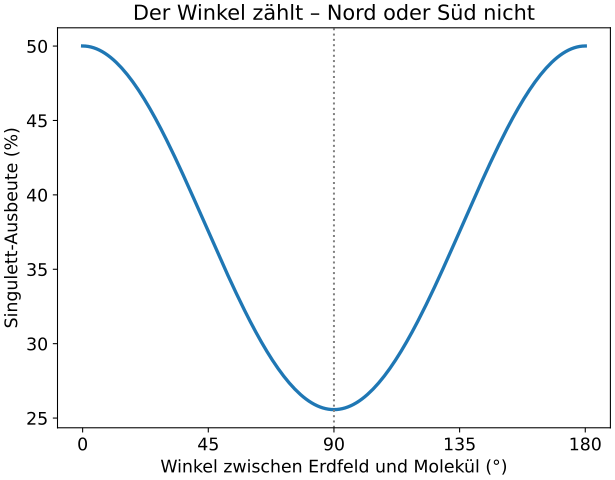

Python code for this plot:
# radical_pair.py – Aus „Der Quantenkompass des Rotkehlchens“
# https://wildbionics.com/de/artikel/rotkehlchen-magnetkompass/ · Code: MIT-Lizenz
# Braucht: python3 -m pip install numpy matplotlib
# Starten: python3 radical_pair.py   (https://wildbionics.com/de/code-ausfuehren/)

import numpy as np
import matplotlib.pyplot as plt

# Naturkonstanten
GAMMA_E = 1.760859e11     # gyromagnetisches Verhältnis des Elektrons (rad s⁻¹ T⁻¹)
MU_B = 9.2740101e-24      # Bohrsches Magneton (J/T)
K_B = 1.380649e-23        # Boltzmann-Konstante (J/K)
H = 6.62607015e-34        # Planck-Konstante (J s)

# Modell – ein minimales Radikalpaar (Annahmen, siehe Text)
B_EARTH = 50e-6           # Erdmagnetfeld (T), etwa 50 µT
HYPERFINE = 1.0e-3        # axiale Hyperfeinkopplung von Elektron 1 an einen Kern (T)
ANISOTROPY = (0.0, 0.0, 1.0)   # Hyperfeintensor diag(x, y, z) in Einheiten von HYPERFINE: rein axial
LIFETIME = 1e-6           # Lebensdauer des Radikalpaars (s); Reaktionsrate k = 1/LIFETIME

# Warum das erstaunt: magnetische Energie eines Elektronenspins im Erdfeld gegen Wärme
zeeman = 2 * MU_B * B_EARTH
print(f"magnetische Energie / Wärmeenergie bei 37 °C: {zeeman / (K_B * 310):.0e}")
print(f"Elektronenspins präzedieren im Erdfeld mit {GAMMA_E * B_EARTH / (2 * np.pi) / 1e6:.1f} MHz")

# Spinoperatoren für Spin 1/2, kombiniert für Elektron 1, Elektron 2 und den Kern (8 Zustände)
sx, sy, sz = (np.array(m, dtype=complex) / 2 for m in ([[0, 1], [1, 0]], [[0, -1j], [1j, 0]], [[1, 0], [0, -1]]))
one = np.eye(2)
def op(a, b, c):
    return np.kron(np.kron(a, b), c)
spin = (sx, sy, sz)
S1 = [op(s, one, one) for s in spin]                     # Elektron 1
S2 = [op(one, s, one) for s in spin]                     # Elektron 2
S1_I = [op(s, one, s) for s in spin]                     # Produkte S1x·Ix, S1y·Iy, S1z·Iz
singlet = 0.25 * np.eye(8) - sum(op(s, s, one) for s in spin)     # Projektor auf den Singulett-Zustand


def singlet_yield(theta):
    """Anteil der Radikalpaare, die aus dem Singulett reagieren; Feld im Winkel theta zum Molekül."""
    b = np.array([np.sin(theta), 0.0, np.cos(theta)])
    w = GAMMA_E * B_EARTH
    zeeman_h = w * sum(bi * (s1 + s2) for bi, s1, s2 in zip(b, S1, S2))
    hyperfine_h = GAMMA_E * HYPERFINE * sum(a * si for a, si in zip(ANISOTROPY, S1_I))
    energies, states = np.linalg.eigh(zeeman_h + hyperfine_h)
    p = np.einsum("im,ij,jn->mn", states.conj(), singlet, states)   # Singulett-Projektor in der Eigenbasis
    k = 1 / LIFETIME
    omega = energies[:, None] - energies[None, :]
    return float(np.sum(np.abs(p) ** 2 * k**2 / (k**2 + omega**2)).real / 2)   # Tr(singlet) = 2


angles = np.radians(np.linspace(0, 180, 181))
yields = np.array([singlet_yield(a) for a in angles])
print(f"Singulett-Ausbeute: {yields[0]:.4f} längs der Feldachse, {yields[90]:.4f} quer dazu")
print(f"Kompass-Signal (max − min): {100 * (yields.max() - yields.min()):.2f} % aller Paare")
print(f"Nord und Süd sehen gleich aus – Ausbeute bei θ gleich der bei 180° − θ auf 12 Stellen: "
      f"{np.allclose(yields, yields[::-1], rtol=0, atol=1e-12)}")

plt.rcParams["font.size"] = 13      # große Schrift: das Diagramm bleibt auf dem Handy lesbar
fig, ax = plt.subplots(figsize=(6.4, 5.0), layout="constrained")
ax.plot(np.degrees(angles), 100 * yields, lw=2.5)
ax.axvline(90, color="grey", ls=":", lw=1.5)
ax.set_xlabel("Winkel zwischen Erdfeld und Molekül (°)")
ax.set_ylabel("Singulett-Ausbeute (%)")
ax.set_xticks([0, 45, 90, 135, 180])
ax.set_title("Der Winkel zählt – Nord oder Süd nicht")
plt.show()
